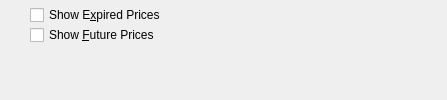
<?xml version="1.0" encoding="UTF-8"?>
<ui version="4.0">
 <comment>This file is part of the xTuple ERP: PostBooks Edition, a free and
open source Enterprise Resource Planning software suite,
Copyright (c) 1999-2018 by OpenMFG LLC, d/b/a xTuple.
It is licensed to you under the Common Public Attribution License
version 1.0, the full text of which (including xTuple-specific Exhibits)
is available at www.xtuple.com/CPAL.  By using this software, you agree
to be bound by its terms.</comment>
 <class>dspFreightPricesByCustomer</class>
 <widget class="QWidget" name="dspFreightPricesByCustomer">
  <property name="geometry">
   <rect>
    <x>0</x>
    <y>0</y>
    <width>447</width>
    <height>100</height>
   </rect>
  </property>
  <property name="windowTitle">
   <string>Freight Prices by Customer</string>
  </property>
  <layout class="QHBoxLayout" name="horizontalLayout">
   <item>
    <layout class="QVBoxLayout" name="verticalLayout">
     <property name="spacing">
      <number>0</number>
     </property>
     <item>
      <widget class="CustCluster" name="_cust"/>
     </item>
     <item>
      <spacer name="spacer">
       <property name="orientation">
        <enum>Qt::Vertical</enum>
       </property>
       <property name="sizeType">
        <enum>QSizePolicy::Expanding</enum>
       </property>
       <property name="sizeHint" stdset="0">
        <size>
         <width>20</width>
         <height>0</height>
        </size>
       </property>
      </spacer>
     </item>
    </layout>
   </item>
   <item>
    <layout class="QVBoxLayout">
     <property name="spacing">
      <number>0</number>
     </property>
     <item>
      <widget class="XCheckBox" name="_showExpired">
       <property name="text">
        <string>Show E&amp;xpired Prices</string>
       </property>
      </widget>
     </item>
     <item>
      <widget class="XCheckBox" name="_showFuture">
       <property name="text">
        <string>Show &amp;Future Prices</string>
       </property>
      </widget>
     </item>
     <item>
      <spacer>
       <property name="orientation">
        <enum>Qt::Vertical</enum>
       </property>
       <property name="sizeType">
        <enum>QSizePolicy::Expanding</enum>
       </property>
       <property name="sizeHint" stdset="0">
        <size>
         <width>20</width>
         <height>0</height>
        </size>
       </property>
      </spacer>
     </item>
    </layout>
   </item>
   <item>
    <spacer>
     <property name="orientation">
      <enum>Qt::Horizontal</enum>
     </property>
     <property name="sizeType">
      <enum>QSizePolicy::Expanding</enum>
     </property>
     <property name="sizeHint" stdset="0">
      <size>
       <width>5</width>
       <height>20</height>
      </size>
     </property>
    </spacer>
   </item>
  </layout>
 </widget>
 <layoutdefault spacing="5" margin="5"/>
 <customwidgets>
  <customwidget>
   <class>CustCluster</class>
   <extends>QWidget</extends>
   <header>custcluster.h</header>
  </customwidget>
  <customwidget>
   <class>XCheckBox</class>
   <extends>QCheckBox</extends>
   <header>xcheckbox.h</header>
  </customwidget>
 </customwidgets>
 <tabstops>
  <tabstop>_cust</tabstop>
  <tabstop>_showExpired</tabstop>
  <tabstop>_showFuture</tabstop>
 </tabstops>
 <resources/>
 <connections/>
</ui>
